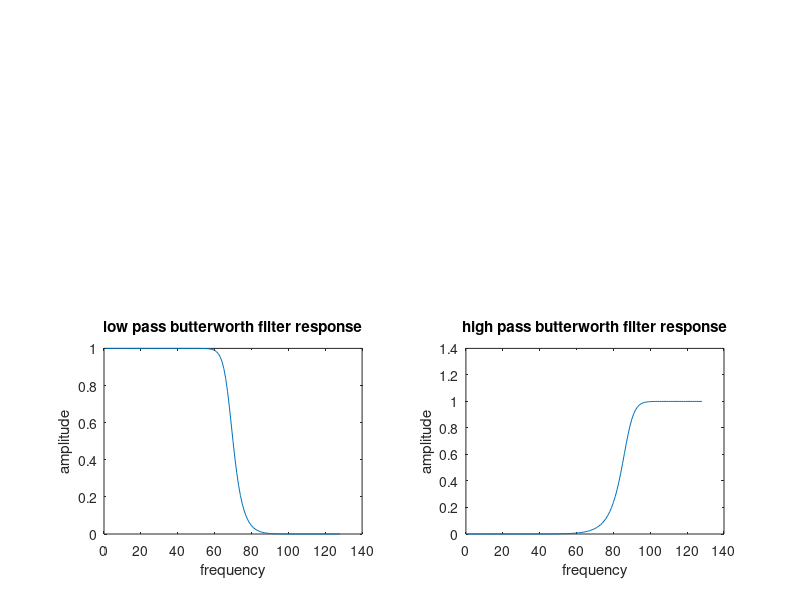

MATLAB code to generate this figure:
clc;
clear all;
close all;

% butter worth low pass filter
wp = 0.5; 
ws = 0.7;
rp = 1;
rs = 50;

[n,wn] = buttord(wp,ws,rp,rs);
[b,a] = butter(n,wn);
[h,w] = freqz(b,a,128);

subplot(2,2,3)
plot(abs(h));
xlabel('frequency');
ylabel('amplitude');
title('low pass butterworth filter response');

%butter worth high pass filter
wp = 0.7; 
ws = 0.5;
rp = 1;
rs = 30;

[n,wn] = buttord(wp,ws,rp,rs);
[b,a] = butter(n,wn,'high');
[h,w] = freqz(b,a,128);

subplot(2,2,4)
plot(abs(h));
xlabel('frequency');
ylabel('amplitude');
title('high pass butterworth filter response')